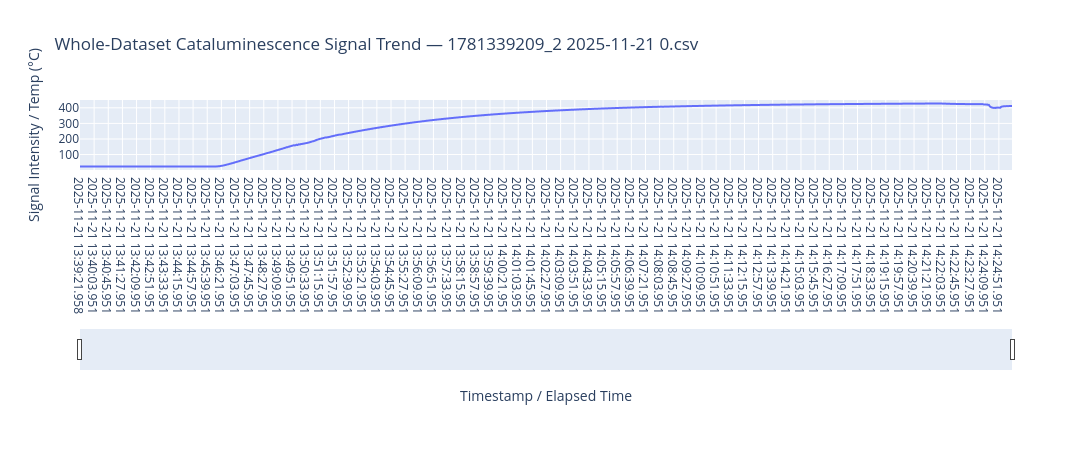
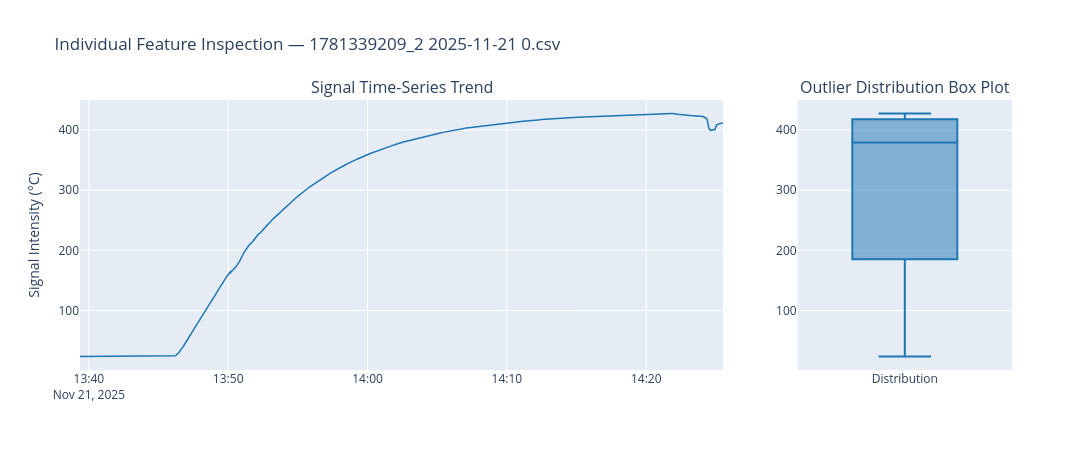
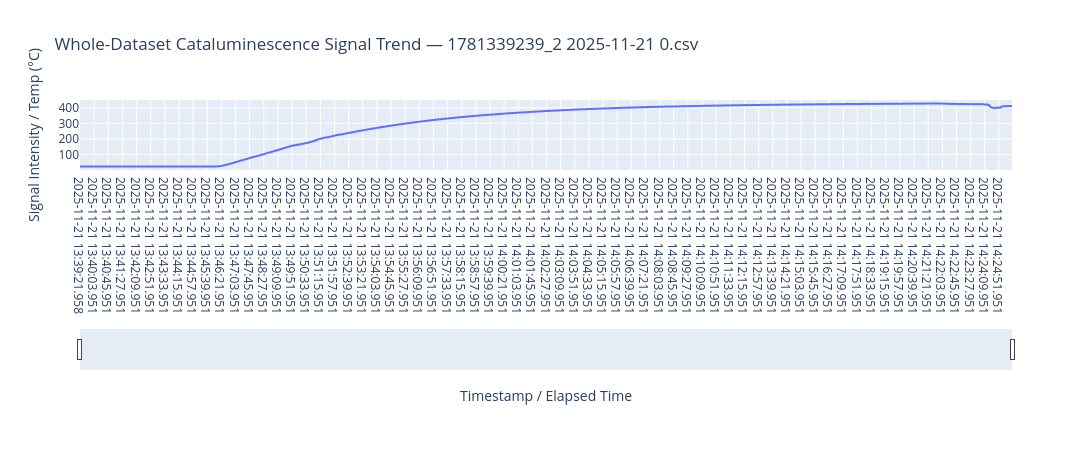
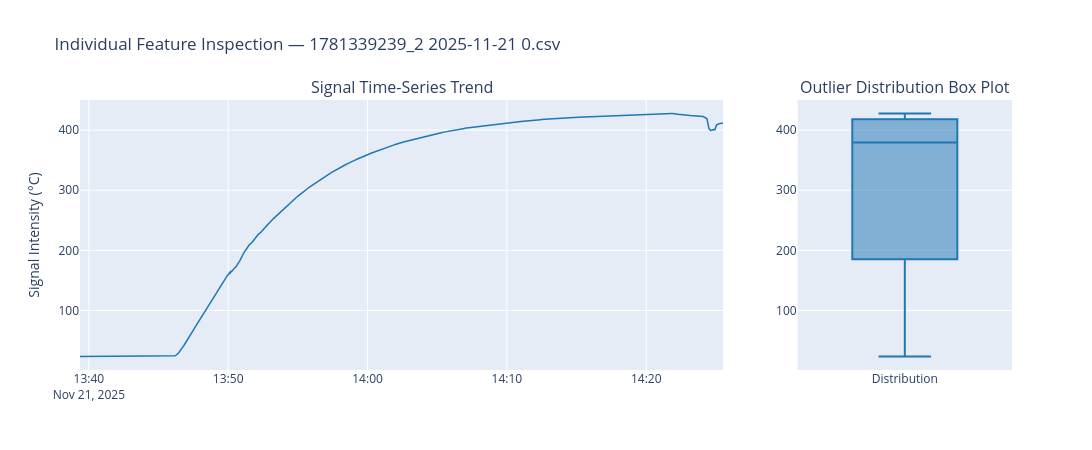

Notebook code for these charts, in order:
### Code cell
import os
import glob
import numpy as np
import pandas as pd
import plotly.express as px
import plotly.graph_objects as go
from plotly.subplots import make_subplots

# =========================================================
# 1. ADAPTIVE DATA LOADER (RAW vs. CLEANED)
# =========================================================
def load_cataluminescence_file(file_path):
    """
    Automatically detects whether the file is a raw Agilent hardware log
    or a preprocessed '_cleaned.csv' file, standardizing the time and feature columns.
    """
    file_name = os.path.basename(file_path)
    
    # Check if the file is already cleaned or raw Agilent
    if "cleaned" in file_name.lower():
        df = pd.read_csv(file_path)
        df.columns = df.columns.str.strip()
        time_col = 'timestamp' if 'timestamp' in df.columns else df.index
        feature_col = 'ch_00'
    else:
        # Scan for raw Agilent header row
        header_idx = 0
        with open(file_path, 'r', encoding='utf-8', errors='ignore') as f:
            for idx, line in enumerate(f):
                if any(key in line for key in ['Scan Num', '101 (', 'Scan Swee', '101Time']):
                    header_idx = idx
                    break
        df = pd.read_csv(file_path, skiprows=header_idx)
        df.columns = df.columns.str.strip()
        df = df.dropna(how='all', axis=1).dropna(how='all', axis=0)
        
        # Standardize timestamp and feature columns
        time_col = [col for col in df.columns if 'time' in col.lower() or 'swee' in col.lower()][0]
        feature_col = [col for col in df.columns if '101' in col and '°c' in col.lower()][0]

    # Standardize column names for clean downstream processing
    df['Timestamp_Clean'] = df[time_col]
    df['Cataluminescence_Signal'] = pd.to_numeric(df[feature_col], errors='coerce')
    
    return df, 'Cataluminescence_Signal'

# =========================================================
# 2. STATISTICAL ENGINE
# =========================================================
def compute_cataluminescence_statistics(df, feature_col, file_name):
    """
    Computes univariate statistics for the long-duration cataluminescence signal.
    """
    series = df[feature_col].dropna()
    
    print(f"================================================================")
    print(f" STATISTICAL SUMMARY: {file_name}")
    print(f"================================================================")
    
    stats_dict = {
        'Total Scans': len(series),
        'Mean': series.mean(),
        'Std Dev': series.std(),
        'Min': series.min(),
        '25% (Q1)': series.quantile(0.25),
        '50% (Median)': series.median(),
        '75% (Q3)': series.quantile(0.75),
        'Max': series.max(),
        'IQR': series.quantile(0.75) - series.quantile(0.25),
        'Skewness': series.skew(),
        'Kurtosis': series.kurtosis(),
        'Null Count': df[feature_col].isnull().sum()
    }
    
    stats_df = pd.DataFrame.from_dict(stats_dict, orient='index', columns=['Value'])
    print(stats_df.round(4))
    print("================================================================\n")

# =========================================================
# 3. INTERACTIVE PLOTLY VISUALIZATIONS (PER CSV FILE)
# =========================================================
def plot_whole_dataset_cat(df, feature_col, file_name):
    """
    Renders the long-duration cataluminescence signal trend across the entire run.
    """
    fig = px.line(
        df,
        x='Timestamp_Clean',
        y=feature_col,
        title=f"Whole-Dataset Cataluminescence Signal Trend — {file_name}",
        labels={feature_col: 'Signal Intensity / Temp (°C)', 'Timestamp_Clean': 'Timestamp / Elapsed Time'}
    )
    fig.update_layout(
        hovermode='x unified',
        xaxis=dict(rangeslider=dict(visible=True), type='category'),
        height=450,
        width=1200
    )
    fig.show()

def plot_individual_feature_cat(df, feature_col, file_name):
    """
    Renders a 1x2 subplot pairing the signal time-series with an interactive
    statistical box plot to inspect baseline stability and outlier boundaries.
    """
    fig = make_subplots(
        rows=1,
        cols=2,
        column_widths=[0.75, 0.25],
        subplot_titles=[f"Signal Time-Series Trend", f"Outlier Distribution Box Plot"],
        horizontal_spacing=0.08
    )
    
    # Left Column: Time-Series Signal
    fig.add_trace(
        go.Scatter(
            x=df['Timestamp_Clean'],
            y=df[feature_col],
            mode='lines',
            name="Signal",
            line=dict(color='#1f77b4', width=1.5),
            showlegend=False
        ),
        row=1, col=1
    )
    
    # Right Column: Statistical Box Plot (Outlier Detection Boundaries)
    fig.add_trace(
        go.Box(
            y=df[feature_col].dropna(),
            name="Distribution",
            marker_color='#1f77b4',
            boxpoints='outliers',
            showlegend=False
        ),
        row=1, col=2
    )
    
    fig.update_yaxes(title_text="Signal Intensity (°C)", row=1, col=1)
    fig.update_layout(
        title_text=f"Individual Feature Inspection — {file_name}",
        height=450,
        width=1200,
        showlegend=False
    )
    fig.show()

# =========================================================
# 4. EXECUTION LOOP: PROCESS EACH CSV SEPARATELY
# =========================================================
cat_dir = r"C:\Users\hari7\Documents\Anamoly Detection\uploads\uploads\cataluminiscence"
csv_files = sorted(glob.glob(os.path.join(cat_dir, "*.csv")))

print(f"Found {len(csv_files)} CSV files in cataluminiscence folder. Processing each separately...\n")

for i, sample_file in enumerate(csv_files, 1):
    file_name = os.path.basename(sample_file)
    print(f"\n======== PROCESSING FILE {i}/{len(csv_files)}: {file_name} ========")
    
    try:
        # 1. Adaptively load raw vs. cleaned data
        df_cat, feature_name = load_cataluminescence_file(sample_file)
        
        # 2. Compute univariate statistical metrics
        compute_cataluminescence_statistics(df_cat, feature_name, file_name)
        
        # 3. Generate Whole-Dataset Time-Series Plot
        plot_whole_dataset_cat(df_cat, feature_name, file_name)
        
        # 4. Generate Individual Feature Box Plot & Trend Subplots
        plot_individual_feature_cat(df_cat, feature_name, file_name)
        
    except Exception as e:
        print(f"❌ Error processing {file_name}: {e}")

### Figure 1 — Plotly figure (JSON) as saved in the notebook; plotly's stock layout.template omitted (floating-point values rounded to 4 significant figures; data arrays with more than 128 entries replaced by an {"elided": "..."} marker saying what was removed)
{"data": [{"hovertemplate": "Timestamp / Elapsed Time=%{x}<br>Signal Intensity / Temp (°C)=%{y}<extra></extra>", "legendgroup": "", "line": {"color": "#636efa", "dash": "solid"}, "marker": {"symbol": "circle"}, "mode": "lines", "name": "", "showlegend": false, "type": "scattergl", "x": {"elided": "2770 str values"}, "xaxis": "x", "y": {"elided": "2770 float values"}, "yaxis": "y"}], "layout": {"height": 450, "hovermode": "x unified", "legend": {"tracegroupgap": 0}, "title": {"text": "Whole-Dataset Cataluminescence Signal Trend — 1781339209_2 2025-11-21 0.csv"}, "width": 1200, "xaxis": {"anchor": "y", "domain": [0, 1], "rangeslider": {"visible": true}, "title": {"text": "Timestamp / Elapsed Time"}, "type": "category"}, "yaxis": {"anchor": "x", "domain": [0, 1], "title": {"text": "Signal Intensity / Temp (°C)"}}}}

### Figure 2 — Plotly figure (JSON) as saved in the notebook; plotly's stock layout.template omitted (floating-point values rounded to 4 significant figures; data arrays with more than 128 entries replaced by an {"elided": "..."} marker saying what was removed)
{"data": [{"line": {"color": "#1f77b4", "width": 1.5}, "mode": "lines", "name": "Signal", "showlegend": false, "type": "scatter", "x": {"elided": "2770 str values"}, "xaxis": "x", "y": {"elided": "2770 float values"}, "yaxis": "y"}, {"boxpoints": "outliers", "marker": {"color": "#1f77b4"}, "name": "Distribution", "showlegend": false, "type": "box", "xaxis": "x2", "y": {"elided": "2770 float values"}, "yaxis": "y2"}], "layout": {"annotations": [{"font": {"size": 16}, "showarrow": false, "text": "Signal Time-Series Trend", "x": 0.345, "xanchor": "center", "xref": "paper", "y": 1, "yanchor": "bottom", "yref": "paper"}, {"font": {"size": 16}, "showarrow": false, "text": "Outlier Distribution Box Plot", "x": 0.885, "xanchor": "center", "xref": "paper", "y": 1, "yanchor": "bottom", "yref": "paper"}], "height": 450, "showlegend": false, "title": {"text": "Individual Feature Inspection — 1781339209_2 2025-11-21 0.csv"}, "width": 1200, "xaxis": {"anchor": "y", "domain": [0, 0.69]}, "xaxis2": {"anchor": "y2", "domain": [0.77, 1]}, "yaxis": {"anchor": "x", "domain": [0, 1], "title": {"text": "Signal Intensity (°C)"}}, "yaxis2": {"anchor": "x2", "domain": [0, 1]}}}

### Figure 3 — Plotly figure (JSON) as saved in the notebook; plotly's stock layout.template omitted (floating-point values rounded to 4 significant figures; data arrays with more than 128 entries replaced by an {"elided": "..."} marker saying what was removed)
{"data": [{"hovertemplate": "Timestamp / Elapsed Time=%{x}<br>Signal Intensity / Temp (°C)=%{y}<extra></extra>", "legendgroup": "", "line": {"color": "#636efa", "dash": "solid"}, "marker": {"symbol": "circle"}, "mode": "lines", "name": "", "showlegend": false, "type": "scattergl", "x": {"elided": "2770 str values"}, "xaxis": "x", "y": {"elided": "2770 float values"}, "yaxis": "y"}], "layout": {"height": 450, "hovermode": "x unified", "legend": {"tracegroupgap": 0}, "title": {"text": "Whole-Dataset Cataluminescence Signal Trend — 1781339239_2 2025-11-21 0.csv"}, "width": 1200, "xaxis": {"anchor": "y", "domain": [0, 1], "rangeslider": {"visible": true}, "title": {"text": "Timestamp / Elapsed Time"}, "type": "category"}, "yaxis": {"anchor": "x", "domain": [0, 1], "title": {"text": "Signal Intensity / Temp (°C)"}}}}

### Figure 4 — Plotly figure (JSON) as saved in the notebook; plotly's stock layout.template omitted (floating-point values rounded to 4 significant figures; data arrays with more than 128 entries replaced by an {"elided": "..."} marker saying what was removed)
{"data": [{"line": {"color": "#1f77b4", "width": 1.5}, "mode": "lines", "name": "Signal", "showlegend": false, "type": "scatter", "x": {"elided": "2770 str values"}, "xaxis": "x", "y": {"elided": "2770 float values"}, "yaxis": "y"}, {"boxpoints": "outliers", "marker": {"color": "#1f77b4"}, "name": "Distribution", "showlegend": false, "type": "box", "xaxis": "x2", "y": {"elided": "2770 float values"}, "yaxis": "y2"}], "layout": {"annotations": [{"font": {"size": 16}, "showarrow": false, "text": "Signal Time-Series Trend", "x": 0.345, "xanchor": "center", "xref": "paper", "y": 1, "yanchor": "bottom", "yref": "paper"}, {"font": {"size": 16}, "showarrow": false, "text": "Outlier Distribution Box Plot", "x": 0.885, "xanchor": "center", "xref": "paper", "y": 1, "yanchor": "bottom", "yref": "paper"}], "height": 450, "showlegend": false, "title": {"text": "Individual Feature Inspection — 1781339239_2 2025-11-21 0.csv"}, "width": 1200, "xaxis": {"anchor": "y", "domain": [0, 0.69]}, "xaxis2": {"anchor": "y2", "domain": [0.77, 1]}, "yaxis": {"anchor": "x", "domain": [0, 1], "title": {"text": "Signal Intensity (°C)"}}, "yaxis2": {"anchor": "x2", "domain": [0, 1]}}}
